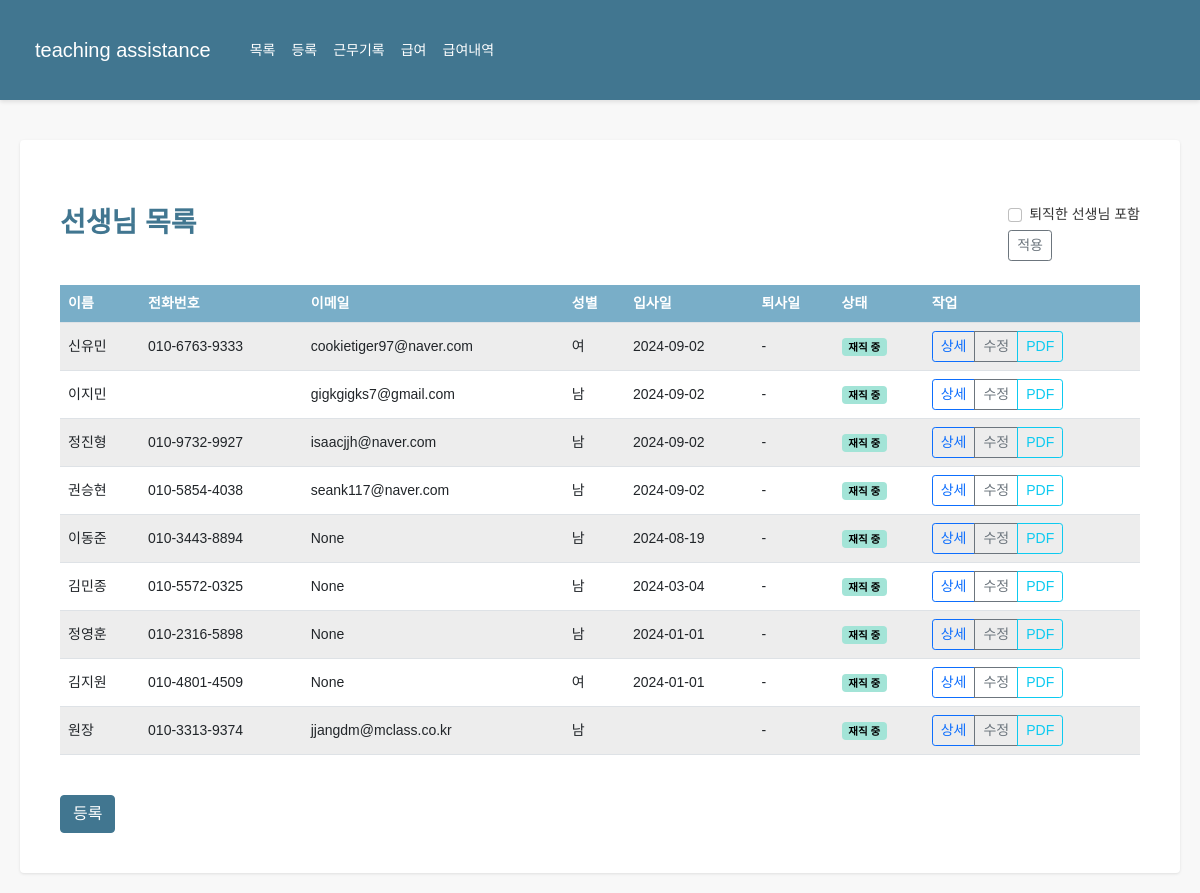
Page /teachers/ (signed in) on the earlier database version.
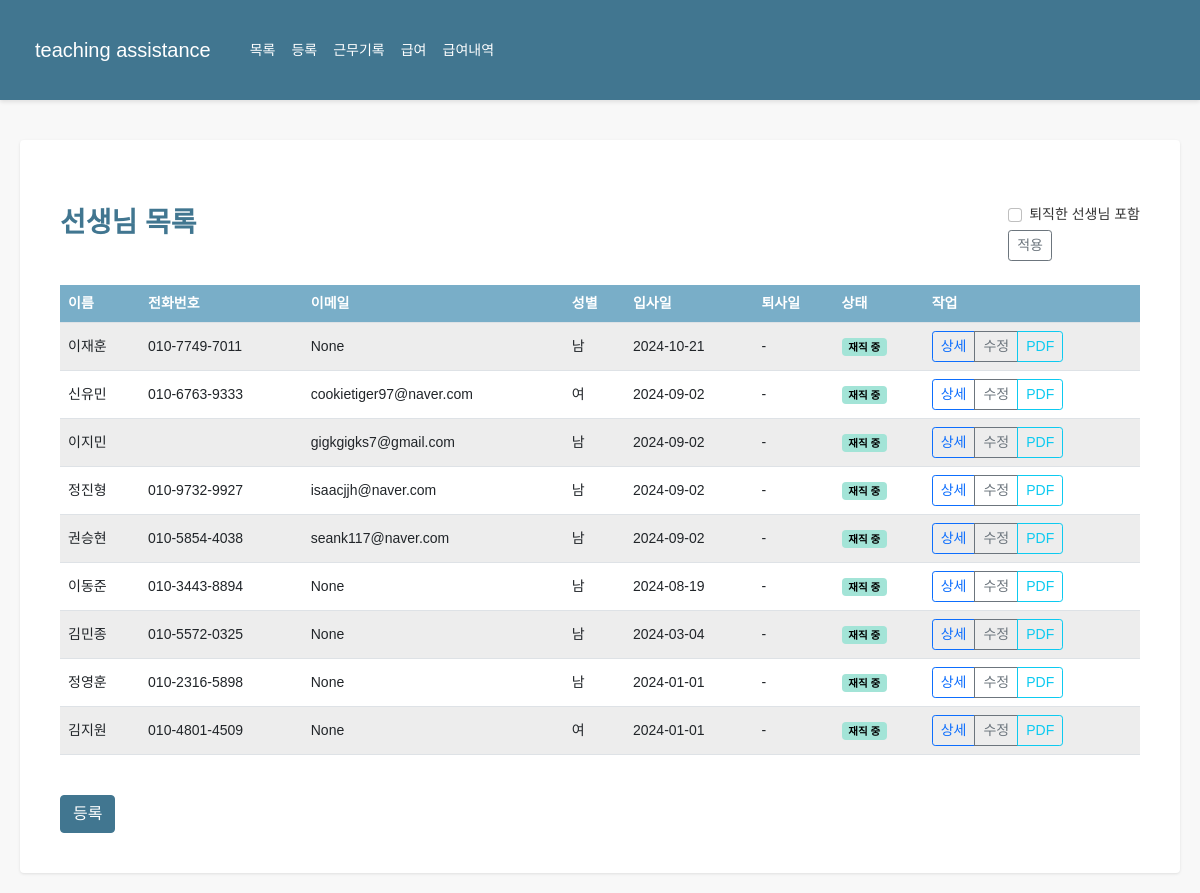
Same page on the later database version.
### teachers/models.py (models this page shows, shortened)
class Teacher(models.Model):
    GENDER_CHOICES = [
        ('M', '남'),
        ('F', '여'),
    ]
    name = models.CharField(max_length=100, verbose_name='이름')
    phone_number = models.CharField(
        max_length=11,
        validators=[validate_phone_number],
        blank=True,
        null=True,
        verbose_name='전화번호'
    )
    email = models.EmailField(blank=True, null=True, verbose_name='이메일')
    gender = models.CharField(max_length=1, choices=GENDER_CHOICES, blank=True, null=True, verbose_name='성별')
    hire_date = models.DateField(blank=True, null=True, verbose_name='입사일')
    resignation_date = models.DateField(null=True, blank=True, verbose_name='퇴사일')
    bank = models.ForeignKey('common.Bank', on_delete=models.SET_NULL, blank=True, null=True, verbose_name='거래은행')
    account_number = models.CharField(max_length=20, blank=True, null=True, verbose_name='급여계좌')
    base_salary = models.IntegerField(blank=True, null=True, verbose_name='급여기준', default=15000)
    additional_salary = models.IntegerField(blank=True, null=True, verbose_name='추가급여', default=0)
    other_info = models.TextField(blank=True, null=True, verbose_name='기타')
    is_active = models.BooleanField(default=True, verbose_name="재직 중")
    extra_field1 = models.CharField(max_length=100, blank=True, null=True, verbose_name='예비1')
    extra_field2 = models.CharField(max_length=100, blank=True, null=True, verbose_name='예비2')
    extra_field3 = models.CharField(max_length=100, blank=True, null=True, verbose_name='예비3')
    extra_field4 = models.CharField(max_length=100, blank=True, null=True, verbose_name='예비4')
    class Meta:
        verbose_name = '교사'
        verbose_name_plural = '교사'

### teachers/views.py (the view)
# urls.py: path('', views.TeacherListView.as_view(), name='teacher_list'),
class TeacherListView(LoginRequiredMixin, ListView):
    model = Teacher
    template_name = 'teachers/teacher_list.html'
    context_object_name = 'teachers'
    def get_queryset(self):
        queryset = Teacher.objects.all()
        show_inactive = self.request.GET.get('show_inactive') == 'on'
        if not show_inactive:
            queryset = queryset.filter(is_active=True)
        return queryset.order_by('-hire_date')
    def get_context_data(self, **kwargs):
        context = super().get_context_data(**kwargs)
        context['show_inactive'] = self.request.GET.get('show_inactive') == 'on'
        return context

### teachers/templatetags/custom_filters.py (called while the page is built)
@register.filter(name='phone_number')
def phone_number(number):
    if not number:
        return ''
    number = ''.join(filter(str.isdigit, number))
    if len(number) == 11:
        return f"{number[:3]}-{number[3:7]}-{number[7:]}"
    elif len(number) == 10:
        return f"{number[:3]}-{number[3:6]}-{number[6:]}"
    else:
        return number

### templates/teachers/teacher_list.html (shortened to what this page needs)
{% extends 'base.html' %}
{% load humanize %}
{% load custom_filters %}
{% block content %}
<div class="container mt-4">
    <div class="d-flex justify-content-between align-items-center mb-4">
        <h3>선생님 목록</h3>
        <form method="get" action="{% url 'teachers:teacher_list' %}" class="form-inline">
            <div class="form-check">
                <input type="checkbox" id="show_inactive" name="show_inactive" class="form-check-input" {% if show_inactive %}checked{% endif %}>
                <label class="form-check-label" for="show_inactive">퇴직한 선생님 포함</label>
            </div>
            <button type="submit" class="btn btn-sm btn-outline-secondary ml-2">적용</button>
        </form>
    </div>
    <div class="table-responsive">
        <table class="table table-striped table-hover">
            <thead class="thead-light">
                <tr>
                    <th>이름</th>
                    <th>전화번호</th>
                    <th>이메일</th>
                    <th>성별</th>
                    <th>입사일</th>
                    <th>퇴사일</th>
                    <th>상태</th>
                    <th>작업</th>
                </tr>
            </thead>
            <tbody>
                {% for teacher in teachers %}
                <tr>
                    <td>{{ teacher.name }}</td>
                    <td>{{ teacher.phone_number|phone_number }}</td>
                    <td>{{ teacher.email }}</td>
                    <td>{{ teacher.get_gender_display }}</td>
                    <td>{{ teacher.hire_date|date:"Y-m-d" }}</td>
                    <td>{{ teacher.resignation_date|date:"Y-m-d"|default:"-" }}</td>
                    <td>
                        {% if teacher.is_active %}
                            <span class="badge badge-active">재직 중</span>
                        {% else %}
                            <span class="badge badge-inactive">퇴직</span>
                        {% endif %}
                    </td>
                    <td>
                        <div class="btn-group" role="group">
                            <a href="{% url 'teachers:teacher_detail' teacher.id %}" class="btn btn-sm btn-outline-primary">상세</a>
                            <a href="{% url 'teachers:teacher_update' teacher.id %}" class="btn btn-sm btn-outline-secondary">수정</a>
                            <a href="{% url 'teachers:teacher_pdf_report' teacher.id %}" class="btn btn-sm btn-outline-info">PDF</a>
                        </div>
                    </td>
                </tr>
                {% empty %}
                <tr>
                    <td colspan="8" class="text-center">등록된 선생님이 없습니다.</td>
                </tr>
                {% endfor %}
            </tbody>
        </table>
    </div>
    <div class="text-right mt-4">
        <a href="{% url 'teachers:teacher_create' %}" class="btn btn-primary">등록</a>
    </div>
</div>
{% endblock %}

### templates/base.html (shortened to what this page needs)
<!DOCTYPE html>
<html lang="ko">
<head>
    <link href="https://cdn.jsdelivr.net/npm/bootstrap@5.1.3/dist/css/bootstrap.min.css" rel="stylesheet">
</head>
<body>
    <nav class="navbar navbar-expand-lg">
        <div class="container">
            <a class="navbar-brand" href="{% url 'teachers:teacher_list' %}">teaching assistance</a>
            <div class="collapse navbar-collapse" id="navbarNav">
                <ul class="navbar-nav">
                    <li class="nav-item">
                        <a class="nav-link" href="{% url 'teachers:teacher_list' %}">목록</a>
                    </li>
                    <li class="nav-item">
                        <a class="nav-link" href="{% url 'teachers:teacher_create' %}">등록</a>
                    </li>
                    <li class="nav-item">
                        <a class="nav-link" href="{% url 'teachers:attendance_create' %}">근무기록</a>
                    </li>
                    <li class="nav-item">
                        <a class="nav-link" href="{% url 'teachers:salary_calculation' %}">급여</a>
                    </li>
                    <li class="nav-item">
                        <a class="nav-link" href="{% url 'teachers:salary_table' %}">급여내역</a>
                    </li>
                </ul>
            </div>
        </div>
    </nav>
    <div class="container">
        <div class="content-wrapper">
            {% block content %}
            {% endblock %}
        </div>
    </div>
</body>
</html>

### templates/base.html (style rules this page uses)
:root { --primary-color: #417690; --secondary-color: #79aec8; --accent-color: #f5dd5d; --text-color: #333; --background-color: #f8f8f8; }
body { font-family: 'Noto Sans KR', sans-serif; font-weight: 400; font-size: 14px; line-height: 1.5; color: var(--text-color); background-color: var(--background-color); }
.container { max-width: 1200px; margin: 0 auto; padding: 20px; }
.navbar { background-color: var(--primary-color); padding: 0; box-shadow: 0 2px 4px rgba(0, 0, 0, 0.1); }
.navbar-brand, .navbar-nav .nav-link { color: #fff !important; padding: 15px; transition: background-color 0.3s; }
.content-wrapper { background-color: #fff; border-radius: 4px; box-shadow: 0 1px 3px rgba(0, 0, 0, 0.1); margin-top: 20px; padding: 20px; }
h1, h2, h3, h4, h5, h6 { color: var(--primary-color); font-weight: 700; margin-bottom: 20px; }
.btn-primary { background-color: var(--primary-color); border-color: var(--primary-color); }
.table { border-collapse: separate; border-spacing: 0; }
.table th { background-color: var(--secondary-color); color: #fff; font-weight: 600; }
.table-striped tbody tr:nth-of-type(odd) { background-color: rgba(0, 0, 0, 0.02); }

### templates/teachers/teacher_list.html (style rules this page uses)
.table th { vertical-align: middle; }
.table td { vertical-align: middle; }
.btn-group .btn { padding: .25rem .5rem; font-size: .875rem; line-height: 1.5; }
.badge-active { color: #000; background-color: #a3e4d7; }

Differences in the rows shown:
removed Teacher: name "원장", phone_number "010-3313-9374", email "jjangdm@mclass.co.kr", gender "남", resignation_date "-", is_active "재직 중"
added Teacher: name "이재훈", phone_number "010-7749-7011", email "None", gender "남", hire_date "2024-10-21", resignation_date "-", is_active "재직 중"
